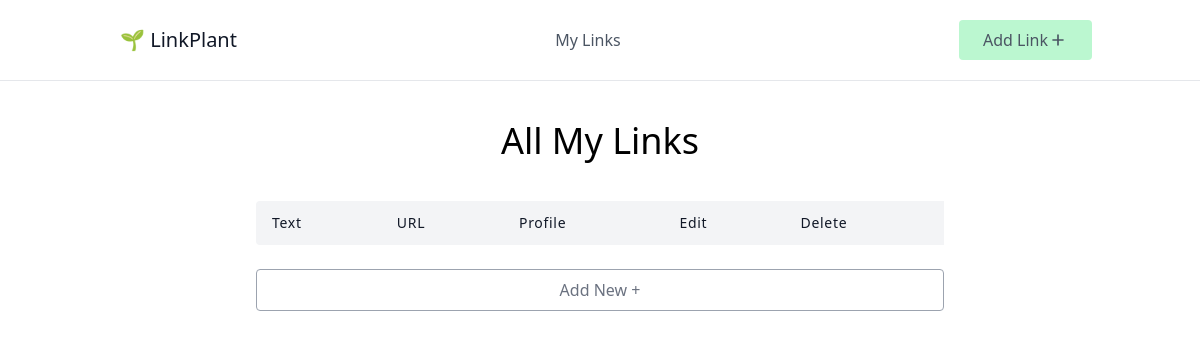
/, run on an earlier commit of the app's database.
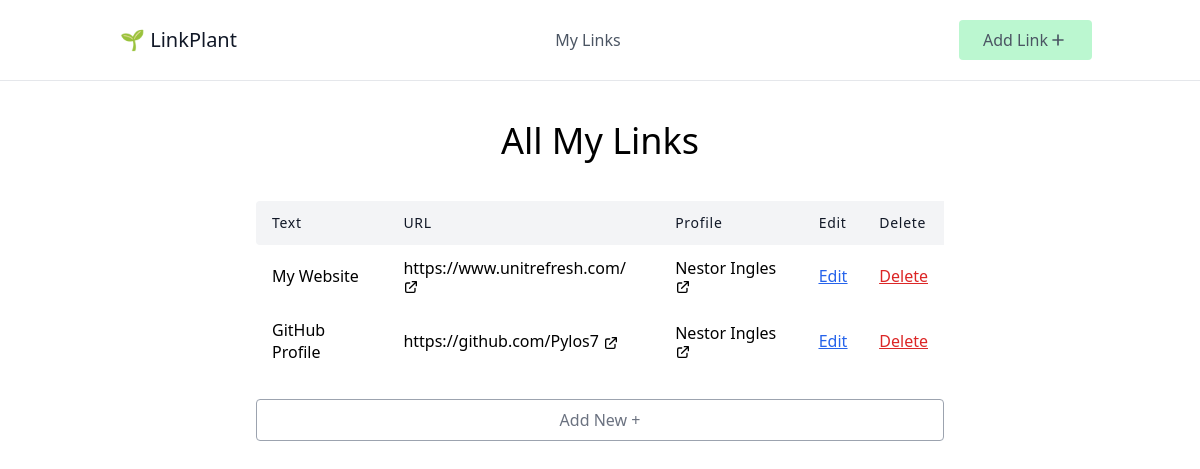
And on a later commit of the database.
### link_plant/models.py (models this page shows, shortened)
class Link(models.Model):
	text = models.CharField(max_length=100)
	url = models.URLField()
	profile = models.ForeignKey(Profile, on_delete=models.CASCADE, related_name="links")

class Profile(models.Model):
	BG_CHOICES = (
		('blue', 'Blue'),
		('green', 'Green'),
		('yellow', 'Yellow'),
	)
	name = models.CharField(max_length=100)
	slug = models.SlugField(max_length=100)
	bg_color = models.CharField(max_length=50, choices=BG_CHOICES)

### link_plant/views.py (the view)
# urls.py: path('', LinkListView.as_view(), name="link-list"),
class LinkListView(ListView):
    model = Link

### link_plant/templates/link_plant/link_list.html
{% extends 'link_plant/_base.html' %}
{% block content %}
<h1 class="text-4xl text-center mb-10">All My Links</h1>
<div class="w-full mx-auto overflow-auto">
    <table class="table-auto w-full text-left whitespace-no-wrap">
        <thead>
            <tr>
                <th class="px-4 py-3 title-font tracking-wider font-medium text-gray-900 text-sm bg-gray-100 rounded-tl rounded-bl">Text</th>
                <th class="px-4 py-3 title-font tracking-wider font-medium text-gray-900 text-sm bg-gray-100">URL</th>
                <th class="px-4 py-3 title-font tracking-wider font-medium text-gray-900 text-sm bg-gray-100">Profile</th>
                <th class="px-4 py-3 title-font tracking-wider font-medium text-gray-900 text-sm bg-gray-100">Edit</th>
                <th class="px-4 py-3 title-font tracking-wider font-medium text-gray-900 text-sm bg-gray-100">Delete</th>
            </tr>
        </thead>
        <tbody>
            {% for link in object_list %}
            <tr>
                <td class="px-4 py-3">{{link.text}}</td>
                <td class="px-4 py-3">
                    <a href="{{link.url}}" target="_blank">
                        {{link.url}}
                        <svg xmlns="http://www.w3.org/2000/svg" class="h-4 w-4 inline" fill="none" viewBox="0 0 24 24" stroke="currentColor" stroke-width="2">
                        <path stroke-linecap="round" stroke-linejoin="round" d="M10 6H6a2 2 0 00-2 2v10a2 2 0 002 2h10a2 2 0 002-2v-4M14 4h6m0 0v6m0-6L10 14" />
                        </svg>
                    </a>
                </td>
                <td class="px-4 py-3">
                    <a href="{% url 'profile' link.profile.slug %}" target="_blank">
                        {{link.profile.name}}
                        <svg xmlns="http://www.w3.org/2000/svg" class="h-4 w-4 inline" fill="none" viewBox="0 0 24 24" stroke="currentColor" stroke-width="2">
                        <path stroke-linecap="round" stroke-linejoin="round" d="M10 6H6a2 2 0 00-2 2v10a2 2 0 002 2h10a2 2 0 002-2v-4M14 4h6m0 0v6m0-6L10 14" />
                        </svg>
                    </a>
                <td class="px-4 py-3 underline text-blue-600"><a href="{% url 'link-update' link.id %}">Edit</a></td>
                <td class="px-4 py-3 underline text-red-600"><a href="{% url 'link-delete' link.id %}">Delete</a></td>
            </tr>
        {% endfor %}
      </tbody>
    </table>
    <a href="{% url 'link-create' %}">
        <p class="mt-6 py-2 w-full border rounded border-gray-400 text-center text-gray-500 hover:cursor-pointer hover:bg-gray-100 hover:border-gray-500">
            Add New +
        </p>
    </a>
  </div>
{% endblock content %}

### link_plant/templates/link_plant/_base.html (shortened to what this page needs)
<html>
    <head>
        <script src="https://cdn.tailwindcss.com"></script>
    </head>
    <body>
        <header class="text-gray-600 body-font border-b">
            <div class="container mx-auto flex flex-wrap p-5 flex-col md:flex-row items-center">
              <a href="{% url 'link-list' %}" class="flex title-font font-medium items-center text-gray-900 mb-4 md:mb-0">
                <span class="ml-3 text-xl">🌱 LinkPlant</span>
              </a>
              <nav class="md:ml-auto md:mr-auto flex flex-wrap items-center text-base justify-center">
                <a href="{% url 'link-list' %}" class="mr-5 hover:text-gray-900">My Links</a>
              </nav>
              <a href="{% url 'link-create' %}">
                <button class="inline-flex items-center bg-green-200 border-0 py-2 px-6 focus:outline-none hover:bg-green-300 rounded text-base mt-4 md:mt-0">Add Link
                    <svg xmlns="http://www.w3.org/2000/svg" class="h-5 w-5" fill="none" viewBox="0 0 24 24" stroke="currentColor" stroke-width="2">
                        <path stroke-linecap="round" stroke-linejoin="round" d="M12 6v6m0 0v6m0-6h6m-6 0H6" />
                    </svg>
                </button>
            </a>
            </div>
          </header>
          <div class="container mx-auto">
            <div class="sm:w-3/4 mx-auto sm:p-10">
                {% block content %}
                {% endblock content %}
            </div>
            </div>
    </body>
</html>

What changed in the data, as far as the page shows it:
added Link: text "My Website", url "https://www.unitrefresh.com/", profile.name "Nestor Ingles"
added Link: text "GitHub Profile", url "https://github.com/Pylos7", profile.name "Nestor Ingles"
